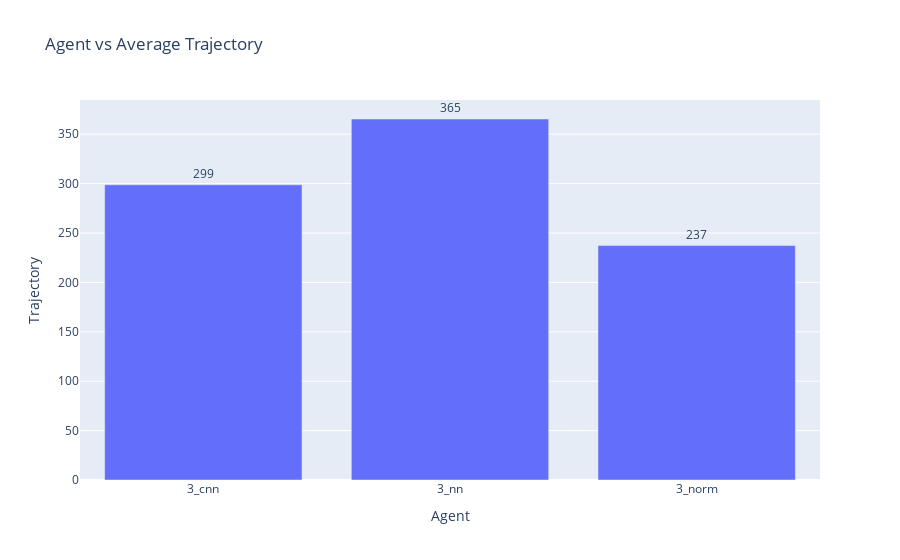

Write notebook code for a chart like this one.
### Code cell
avg_results_df = avg_results_df.convert_dtypes()
bar_chart = px.bar(avg_results_df, x="Agent", y="Trajectory", title="Agent vs Average Trajectory", text='Trajectory')
bar_chart.update_traces(texttemplate='%{text:.3g}', textposition='outside')
bar_chart.update_layout(uniformtext_minsize=8, uniformtext_mode='hide')
bar_chart.show()
plotly.io.write_image(bar_chart, file="./images/bar_chart_performance_agent3.png", scale=5)

### Figure 1 — Plotly figure (JSON) as saved in the notebook; plotly's stock layout.template omitted (floating-point values rounded to 4 significant figures)
{"data": [{"alignmentgroup": "True", "hovertemplate": "Agent=%{x}<br>Trajectory=%{text}<extra></extra>", "legendgroup": "", "marker": {"color": "#636efa", "pattern": {"shape": ""}}, "name": "", "offsetgroup": "", "orientation": "v", "showlegend": false, "text": [298.8, 365.4, 237.3], "textposition": "outside", "x": ["3_cnn", "3_nn", "3_norm"], "xaxis": "x", "y": [298.8, 365.4, 237.3], "yaxis": "y", "type": "bar", "texttemplate": "%{text:.3}"}], "layout": {"xaxis": {"anchor": "y", "domain": [0, 1], "title": {"text": "Agent"}}, "yaxis": {"anchor": "x", "domain": [0, 1], "title": {"text": "Trajectory"}}, "legend": {"tracegroupgap": 0}, "title": {"text": "Agent vs Average Trajectory"}, "barmode": "relative", "uniformtext": {"minsize": 8, "mode": "hide"}}}
